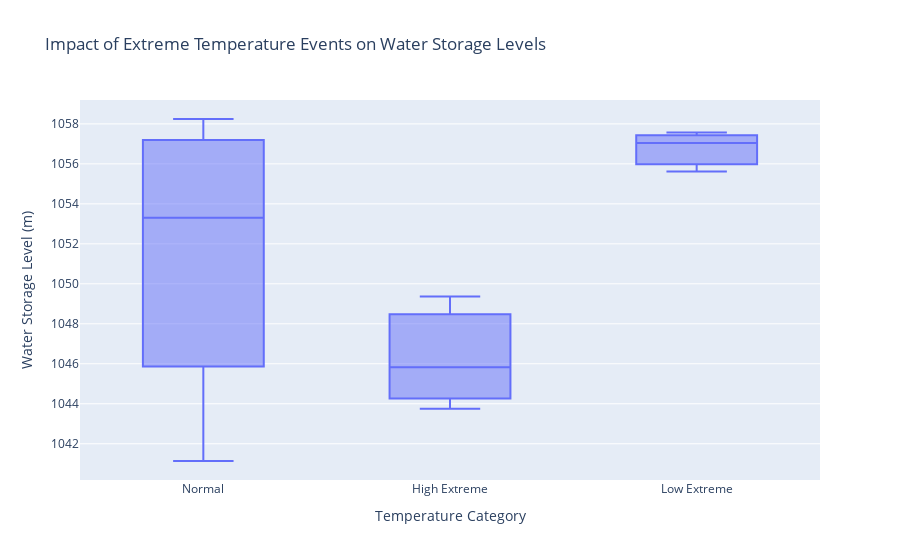

Here is the notebook cell this chart was saved with:
### Markdown cell above
### Impact of Extreme Temperatures on Water Levels

### Code cell
import pandas as pd
import plotly.express as px

# Use your merged dataframe variable here
df = merged_df.copy()

# Define extreme temperature thresholds (top and bottom 10%)
temp_low = df['temperature_C'].quantile(0.10)
temp_high = df['temperature_C'].quantile(0.90)

# Categorize temperature extremes
def categorize_temp(temp):
    if temp <= temp_low:
        return 'Low Extreme'
    elif temp >= temp_high:
        return 'High Extreme'
    else:
        return 'Normal'

df['temp_category'] = df['temperature_C'].apply(categorize_temp)

# Box plot of water storage levels (wse) by temperature category
fig = px.box(
    df,
    x='temp_category',
    y='wse',
    title='Impact of Extreme Temperature Events on Water Storage Levels',
    labels={'temp_category': 'Temperature Category', 'wse': 'Water Storage Level (m)'}
)

fig.show()

### Figure 1 — Plotly figure (JSON) as saved in the notebook; plotly's stock layout.template omitted (floating-point values rounded to 4 significant figures)
{"data": [{"alignmentgroup": "True", "hovertemplate": "Temperature Category=%{x}<br>Water Storage Level (m)=%{y}<extra></extra>", "legendgroup": "", "marker": {"color": "#636efa"}, "name": "", "notched": false, "offsetgroup": "", "orientation": "v", "showlegend": false, "type": "box", "x": ["Normal", "Normal", "High Extreme", "High Extreme", "High Extreme", "Normal", "Normal", "Normal", "Normal", "Normal", "Normal", "Normal", "Normal", "Normal", "Low Extreme", "Normal", "Normal", "Normal", "Low Extreme", "Normal", "Low Extreme", "Normal", "Normal", "Normal", "Normal"], "x0": " ", "xaxis": "x", "y": [1052.0, 1051.0, 1049.0, 1046.0, 1044.0, 1045.0, 1046.0, 1046.0, 1044.0, 1041.0, 1044.0, 1050.0, 1058.0, 1058.0, 1058.0, 1058.0, 1058.0, 1058.0, 1057.0, 1056.0, 1056.0, 1055.0, 1054.0, 1055.0, 1053.0], "y0": " ", "yaxis": "y"}], "layout": {"boxmode": "group", "legend": {"tracegroupgap": 0}, "title": {"text": "Impact of Extreme Temperature Events on Water Storage Levels"}, "xaxis": {"anchor": "y", "domain": [0, 1], "title": {"text": "Temperature Category"}}, "yaxis": {"anchor": "x", "domain": [0, 1], "title": {"text": "Water Storage Level (m)"}}}}
